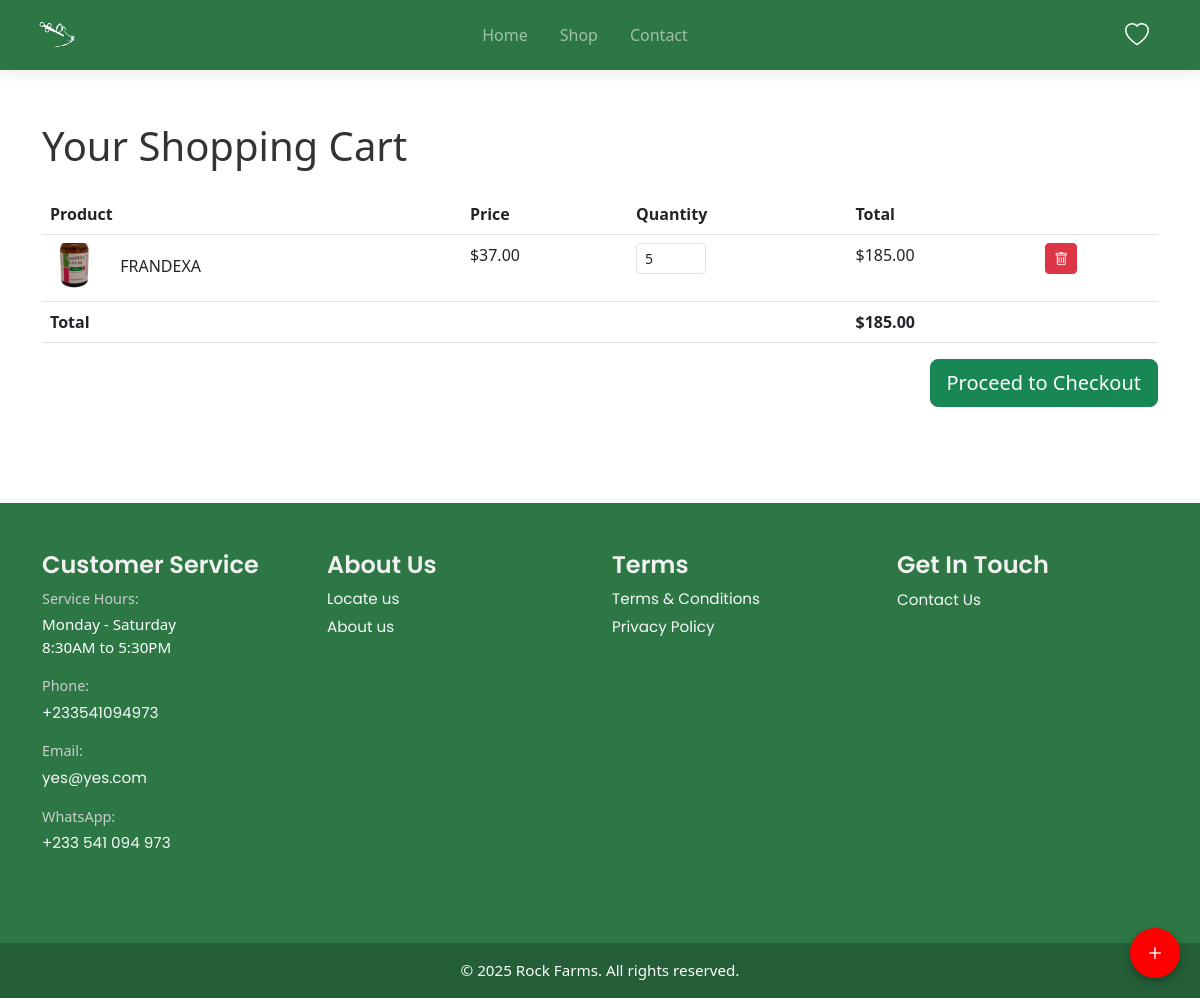
The app's page /cart/ (signed in) with its own data.
### store/models.py (models this page shows, shortened)
class CartItem(models.Model):
    cart = models.ForeignKey(Cart, related_name='cart_items', on_delete=models.CASCADE)
    product = models.ForeignKey('Product', on_delete=models.CASCADE, verbose_name='Product')
    quantity = models.PositiveIntegerField(default=1, verbose_name='Quantity')
    @property
    def subtotal(self) -> float:
        return self.product.price * self.quantity

class Product(models.Model):
    name = models.CharField(max_length=200)
    category = models.ForeignKey(Category, on_delete=models.CASCADE)
    subcategory = models.ForeignKey(SubCategory, on_delete=models.SET_NULL, null=True, blank=True)
    price = models.DecimalField(max_digits=10, decimal_places=2)
    image = models.ImageField(upload_to='products/', blank=True, null=True)
    description = models.TextField()
    is_featured = models.BooleanField(default=False)
    stock = models.PositiveIntegerField(default=0)
    created_at = models.DateTimeField(auto_now_add=True)
    slug = models.SlugField(unique=True, blank=True)

class Cart(models.Model):
    user = models.OneToOneField(get_user_model(), on_delete=models.CASCADE, related_name='user_cart') # Access user's cart via user.cart
    created_at = models.DateTimeField(auto_now_add=True, verbose_name='Created At') # Automatically set when cart is created
    cart_items: models.QuerySet['CartItem']
    @property
    def total_price(self) -> float:
        return sum(item.subtotal for item in self.cart_items.all())

### store/views.py (the view)
# urls.py: path('cart/', views.cart, name='cart'),
def cart(request):
    cart, created = Cart.objects.get_or_create(user=request.user)
    return render(request, 'store/cart.html', {
        'cart': cart
    })

### templates/store/cart.html (shortened to what this page needs)
{% extends 'base.html' %}
{% load static%}
{% block content %}
<div class="container py-5">
  <h1 class="mb-4">Your Shopping Cart</h1>
  {% if cart.cart_items.all %}
  <div class="table-responsive">
    <table class="table">
      <thead>
        <tr>
          <th>Product</th>
          <th>Price</th>
          <th>Quantity</th>
          <th>Total</th>
          <th></th>
        </tr>
      </thead>
      <tbody>
        {% for item in cart.cart_items.all %}
        <tr>
          <td>
            <img src="{{ item.product.image.url }}" width="50" class="me-3">
            {{ item.product.name }}
          </td>
          <td>${{ item.product.price }}</td>
          <td>
            <form method="post" action="{% url 'update_cart' item.id %}" class="d-inline">
              <input type="number" name="quantity" value="{{ item.quantity }}"
                     min="1" max="{{ item.product.stock }}" class="form-control form-control-sm" style="width: 70px;">
            </form>
          </td>
          <td>${{ item.subtotal }}</td>
          <td>
            <a href="{% url 'remove_from_cart' item.id %}" class="btn btn-sm btn-danger">
              <i class="bi bi-trash"></i>
            </a>
          </td>
        </tr>
        {% endfor %}
      </tbody>
      <tfoot>
        <tr>
          <th colspan="3">Total</th>
          <th>${{ cart.total_price }}</th>
          <th></th>
        </tr>
      </tfoot>
    </table>
  </div>
  <div class="text-end">
    <a href="{% url 'checkout' %}" class="btn btn-success btn-lg">
      Proceed to Checkout
    </a>
  </div>
  {% else %}
  <div class="alert alert-info">
    Your cart is empty. <a href="{% url 'shop' %}">Continue shopping</a>
  </div>
  {% endif %}
</div>
{% endblock %}

### static/css/style.css (style rules this page uses)
body { font-family: 'Segoe UI', system-ui, sans-serif; color: #333; }

### templates/base.html (style rules this page uses)
html { scroll-behavior: smooth; }

### records on screen
CartItem: product.image (picture), product.name "FRANDEXA", product.price "37.00", quantity "5", subtotal "185.00"
Cart: total_price "185.00"
